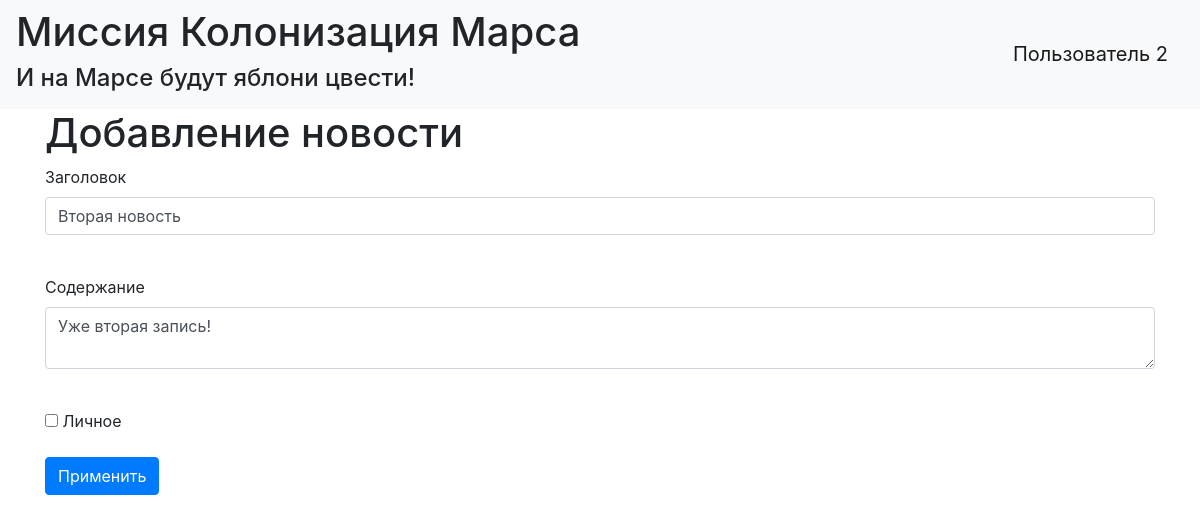
Page /news/2 (signed in) on the committed database.
### data/users.py (models this page shows, shortened)
class User(SqlAlchemyBase, UserMixin, SerializerMixin):
    __tablename__ = 'users'
    id = sqlalchemy.Column(sqlalchemy.Integer,
                           primary_key=True, autoincrement=True)
    name = sqlalchemy.Column(sqlalchemy.String, nullable=True)
    about = sqlalchemy.Column(sqlalchemy.String, nullable=True)
    email = sqlalchemy.Column(sqlalchemy.String,
                              index=True, unique=True, nullable=True)
    hashed_password = sqlalchemy.Column(sqlalchemy.String, nullable=True)
    created_date = sqlalchemy.Column(sqlalchemy.DateTime,
                                     default=datetime.datetime.now)
    news = orm.relation("News", back_populates='user')

### data/news.py (models this page shows)
class News(SqlAlchemyBase, SerializerMixin):
    __tablename__ = 'news'
    id = sqlalchemy.Column(sqlalchemy.Integer,
                           primary_key=True, autoincrement=True)
    title = sqlalchemy.Column(sqlalchemy.String, nullable=True)
    content = sqlalchemy.Column(sqlalchemy.String, nullable=True)
    created_date = sqlalchemy.Column(sqlalchemy.DateTime,
                                     default=datetime.datetime.now)
    is_private = sqlalchemy.Column(sqlalchemy.Boolean, default=True)
    user_id = sqlalchemy.Column(sqlalchemy.Integer,
                                sqlalchemy.ForeignKey("users.id"))
    user = orm.relation('User')
    categories = orm.relation("Category",
                              secondary="association",
                              backref="news")

### main.py (the view, shortened to what this page needs)
@app.route('/news/<int:id>', methods=['GET', 'POST'])
@login_required
def edit_news(id):
    form = NewsForm()
    if request.method == "GET":
        db_sess = db_session.create_session()
        news = db_sess.query(News).filter(News.id == id,
                                          News.user == current_user
                                          ).first()
        if news:
            form.title.data = news.title
            form.content.data = news.content
            form.is_private.data = news.is_private
        else:
            abort(404)
    return render_template('news.html',
                           title='Редактирование новости',
                           form=form
                           )

### forms/news.py
class NewsForm(FlaskForm):
    title = StringField('Заголовок', validators=[DataRequired()])
    content = TextAreaField("Содержание")
    is_private = BooleanField("Личное")
    submit = SubmitField('Применить')

### data/db_session.py (called while the page is built)
def create_session() -> Session:
    global __factory
    return __factory()

### main.py (called while the page is built)
@login_manager.user_loader
def load_user(user_id):
    db_sess = db_session.create_session()
    return db_sess.query(User).get(user_id)

### templates/news.html (shortened to what this page needs)
{% extends "base.html" %}
{% block content %}
<h1>Добавление новости</h1>
<form action="" method="post">
    <p>
        {{ form.title.label }}<br>
        {{ form.title(class="form-control") }}<br>
    </p>
    <p>
        {{ form.content.label }}<br>
        {{ form.content(class="form-control") }}<br>
    </p>
    <p>{{ form.is_private() }} {{ form.is_private.label }}</p>
    <p>{{ form.submit(type="submit", class="btn btn-primary") }}</p>
</form>
{% endblock %}

### templates/base.html (shortened to what this page needs)
<!doctype html>
<html lang="en">
<head>
    <link rel="stylesheet"
          href="https://stackpath.bootstrapcdn.com/bootstrap/4.4.1/css/bootstrap.min.css"
>
</head>
<body>
<header>
    <nav class="navbar navbar-light bg-light">
        <div>
            <h1>Миссия Колонизация Марса</h1>
            <h4>И на Марсе будут яблони цвести!</h4>
        </div>
        {% if current_user.is_authenticated %}
            <a class="navbar-brand" href="/logout">{{ current_user.name }}</a>
        {% else %}
            <p>
                <a class="btn btn-primary " href="/register">Зарегистрироваться</a>
                <a class="btn btn-success" href="/login">Войтиs</a>
            </p>
        {% endif %}
    </nav>
</header>
<main role="main" class="container">
    {% block content %}{% endblock %}
</main>
</body>
</html>

### rows in the picture
User: name "Пользователь 2"
News: title "Вторая новость", content "Уже вторая запись!"
